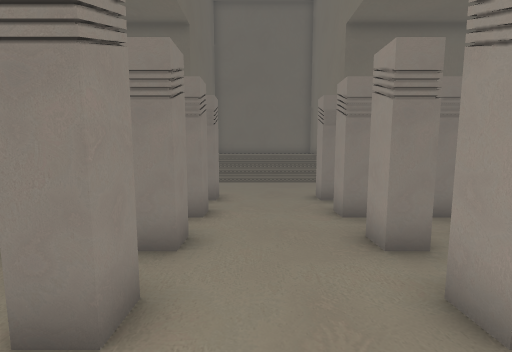
view 1 (above)

20 first-person views from a walk through a 3-D level made in the Unity game engine. The camera is 1.5 m above the floor, tilts 6° down and sees 90° across. The floor is counted in squares, 1 m on a side. Each view is taken from the middle of a square. On the plan, view 1 faces up. The plan holds only what a view shows up to about 13 squares ahead; the rest is blank. The player is left out. Some surface patterns are stand-ins.

view 2
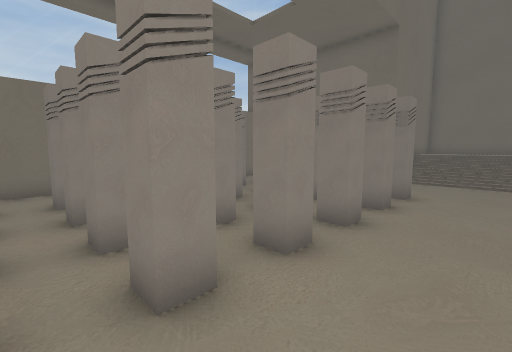

view 3
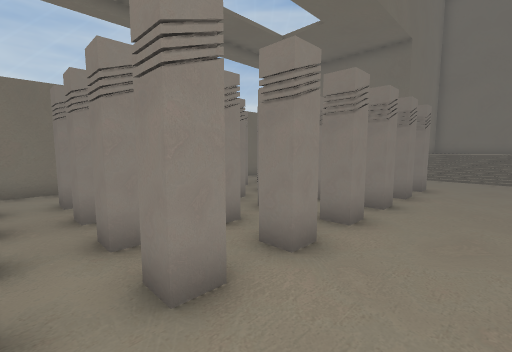

view 4
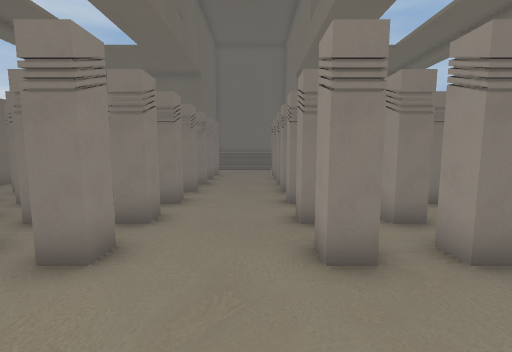

view 5
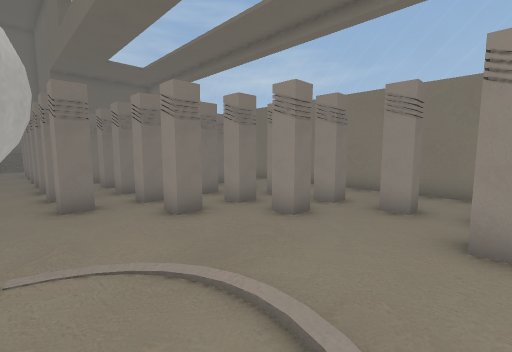

view 6
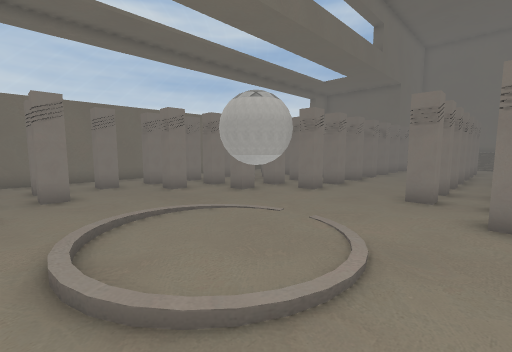

view 7
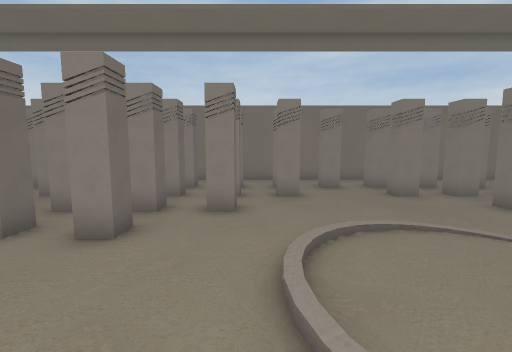

view 8
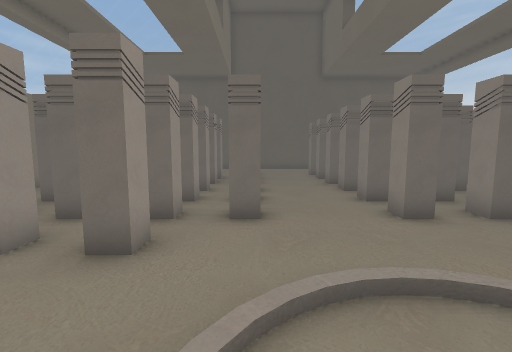

view 9
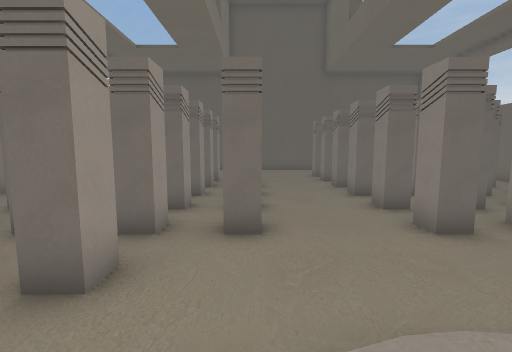

view 10
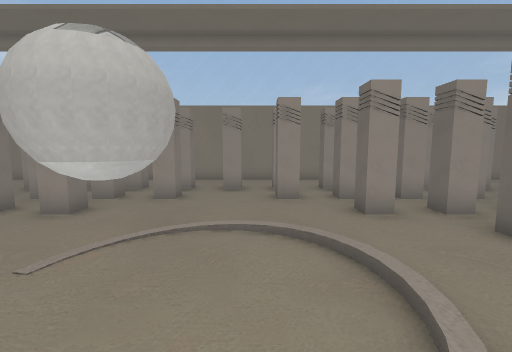

view 11
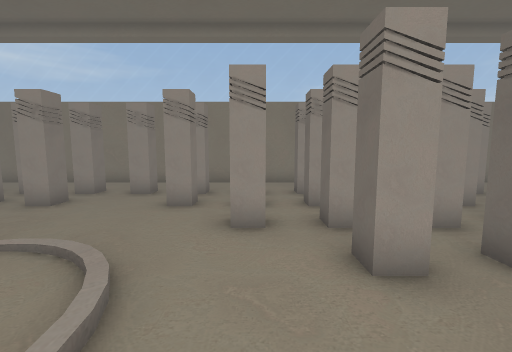

view 12
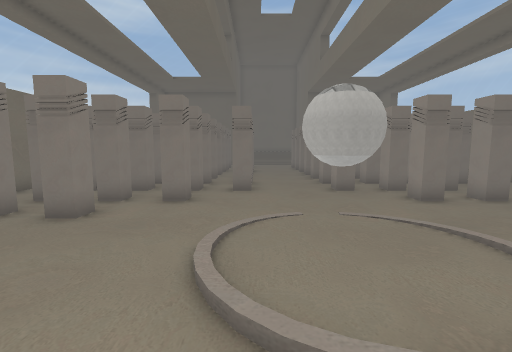

view 13
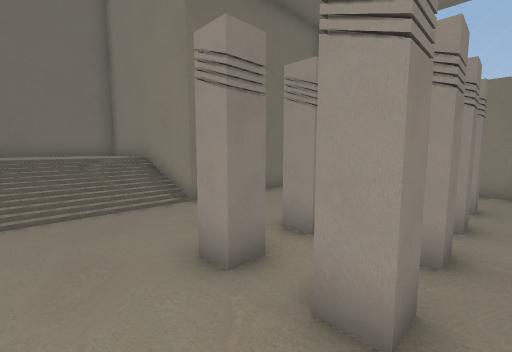

view 14
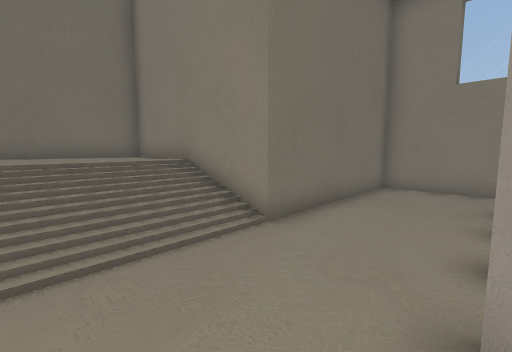

view 15
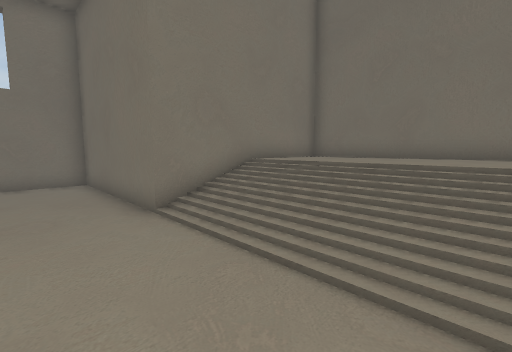

view 16
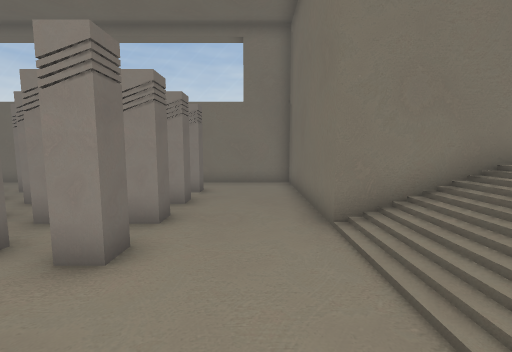

view 17
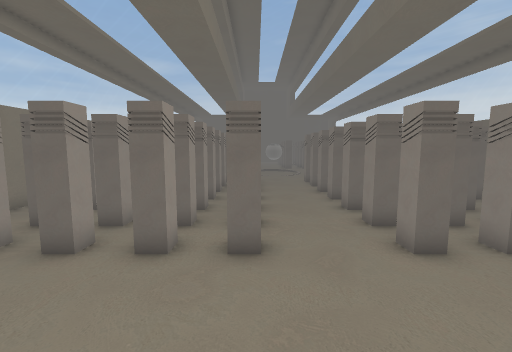

view 18
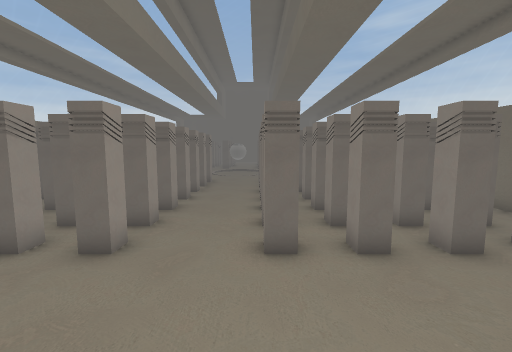

view 19
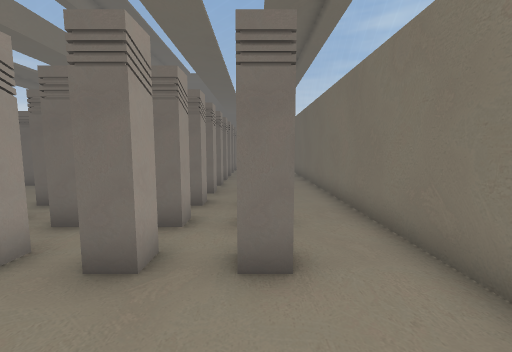

view 20
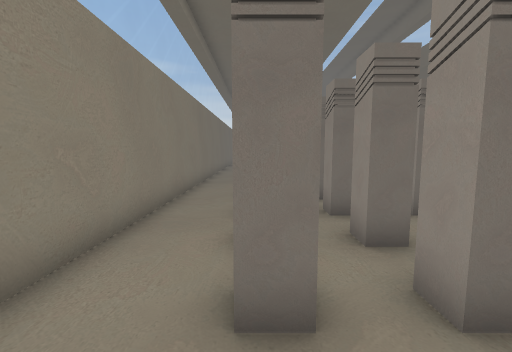

### Floor plan
Key: @ floor where view 1 was taken; # wall or solid block; x gap in a wall; . main floor; : floor 1.25 m higher than the main floor; / step, stairs or slope.
Columns run from 10 left of view 1 to 11 right of it. Each row starts with its distance up from view 1.
 18        ########
 17        #::::::#
 16        #::::::#
 15        #::::::#
 14        #//////#
 13        #//////#
 12 ########//////########
 11 #....................#
 10 #....................#
  9 #....................#
  8 #..#.#..x...#.#.#.#..#
  7 #....................#
  6 #..#.#..x...#.#.#.#..#
  5 #....................#
  4 #..#.#..x...#.# #.#..#
  3 #.............. .  ..#
  2 #..#.#..x...#.# # #..#
  1 #..............    ..#
  0 #..#.#..x.@.#.# #  ..#
 -1 #....................#
 -2 #......###...........#
 -3 #..x.x.###..x.x.x. ..#
 -4 #..x.x.x......x.x.x..#
 -5  ....................#
 -6   ...................#
 -7 #..#.#..........#.#..#
 -8 #....................#
 -9 #..#..............#..#
-10 #......./..../.......#
-11 #..#.#.../../...#.#..#
-12 #....................#
-13 #  #.#.#......#.#.#..#
-14 #....................#
-15 #. # #..x...#.#.#.# .#
-16       .............
-17      ..###.......
-18     .x.###..x.x.x.
-19    x.x  ##..x.x.x.x
-20   .#.   ##.. .#  .#
-21  ..      ......
-22 #.      x...  #      #
-23          ...         #
-24                      #

Positions as (right, up) in squares from view 1, and headings:
1: (0, 0), facing up
2: (1, -1), facing up-left
3: (1, -3), facing up-left
4: (1, -7), facing up
5: (1, -11), facing up-right
6: (4, -12), facing up-left
7: (3, -12), facing left
8: (2, -9), facing down
9: (2, -10), facing down
10: (-2, -10), facing right
11: (-1, -13), facing right
12: (-1, -13), facing up
13: (0, 5), facing up-right
14: (0, 8), facing up-right
15: (3, 9), facing up-left
16: (2, 10), facing left
17: (2, 13), facing down
18: (-1, 13), facing down
19: (-7, 11), facing down
20: (8, 10), facing down
